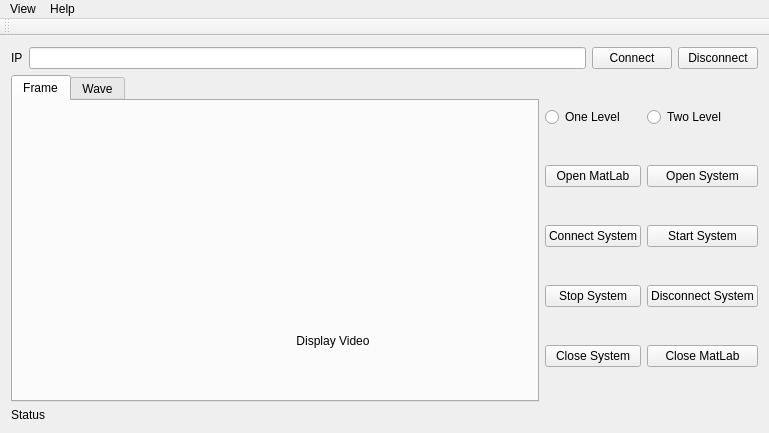
<?xml version="1.0" encoding="UTF-8"?>
<ui version="4.0">
 <class>MainWindow</class>
 <widget class="QMainWindow" name="MainWindow">
  <property name="geometry">
   <rect>
    <x>0</x>
    <y>0</y>
    <width>769</width>
    <height>433</height>
   </rect>
  </property>
  <property name="windowTitle">
   <string>MainWindow</string>
  </property>
  <widget class="QWidget" name="centralWidget">
   <layout class="QHBoxLayout" name="horizontalLayout_2">
    <item>
     <layout class="QGridLayout" name="gridLayout_2">
      <item row="0" column="0" colspan="2">
       <layout class="QHBoxLayout" name="horizontalLayout">
        <item>
         <widget class="QLabel" name="ipLabel">
          <property name="text">
           <string>IP</string>
          </property>
         </widget>
        </item>
        <item>
         <widget class="QLineEdit" name="ipLineEdit"/>
        </item>
        <item>
         <widget class="QPushButton" name="connectBtn">
          <property name="text">
           <string>Connect</string>
          </property>
         </widget>
        </item>
        <item>
         <widget class="QPushButton" name="disconnectBtn">
          <property name="text">
           <string>Disconnect</string>
          </property>
         </widget>
        </item>
       </layout>
      </item>
      <item row="1" column="0">
       <widget class="QTabWidget" name="tabWidget">
        <property name="baseSize">
         <size>
          <width>0</width>
          <height>0</height>
         </size>
        </property>
        <property name="currentIndex">
         <number>0</number>
        </property>
        <widget class="QWidget" name="frameTab">
         <attribute name="title">
          <string>Frame</string>
         </attribute>
         <widget class="QLabel" name="frameLabel">
          <property name="geometry">
           <rect>
            <x>0</x>
            <y>0</y>
            <width>640</width>
            <height>480</height>
           </rect>
          </property>
          <property name="sizePolicy">
           <sizepolicy hsizetype="Expanding" vsizetype="Expanding">
            <horstretch>0</horstretch>
            <verstretch>0</verstretch>
           </sizepolicy>
          </property>
          <property name="baseSize">
           <size>
            <width>0</width>
            <height>0</height>
           </size>
          </property>
          <property name="text">
           <string>Display Video</string>
          </property>
          <property name="alignment">
           <set>Qt::AlignCenter</set>
          </property>
         </widget>
         <zorder>frameLabel</zorder>
         <zorder></zorder>
        </widget>
        <widget class="QWidget" name="waveTab">
         <attribute name="title">
          <string>Wave</string>
         </attribute>
         <widget class="QLabel" name="waveLabel">
          <property name="geometry">
           <rect>
            <x>160</x>
            <y>60</y>
            <width>171</width>
            <height>141</height>
           </rect>
          </property>
          <property name="sizePolicy">
           <sizepolicy hsizetype="Expanding" vsizetype="Expanding">
            <horstretch>0</horstretch>
            <verstretch>0</verstretch>
           </sizepolicy>
          </property>
          <property name="text">
           <string>Display Wave</string>
          </property>
          <property name="alignment">
           <set>Qt::AlignCenter</set>
          </property>
         </widget>
        </widget>
       </widget>
      </item>
      <item row="2" column="0">
       <widget class="QLabel" name="statusLabel">
        <property name="text">
         <string>Status</string>
        </property>
       </widget>
      </item>
      <item row="1" column="1">
       <layout class="QGridLayout" name="gridLayout">
        <item row="3" column="0">
         <widget class="QPushButton" name="stopSystemBtn">
          <property name="text">
           <string>Stop System</string>
          </property>
         </widget>
        </item>
        <item row="3" column="1">
         <widget class="QPushButton" name="disconnectSystemBtn">
          <property name="text">
           <string>Disconnect System</string>
          </property>
         </widget>
        </item>
        <item row="2" column="0">
         <widget class="QPushButton" name="connectSystemBtn">
          <property name="text">
           <string>Connect System</string>
          </property>
         </widget>
        </item>
        <item row="1" column="1">
         <widget class="QPushButton" name="openSystemBtn">
          <property name="text">
           <string>Open System</string>
          </property>
         </widget>
        </item>
        <item row="1" column="0">
         <widget class="QPushButton" name="openMatLabBtn">
          <property name="text">
           <string>Open MatLab</string>
          </property>
         </widget>
        </item>
        <item row="0" column="0">
         <widget class="QRadioButton" name="oneLevelBtn">
          <property name="text">
           <string>One Level</string>
          </property>
         </widget>
        </item>
        <item row="2" column="1">
         <widget class="QPushButton" name="startSystemBtn">
          <property name="text">
           <string>Start System</string>
          </property>
         </widget>
        </item>
        <item row="0" column="1">
         <widget class="QRadioButton" name="twoLevelBtn">
          <property name="text">
           <string>Two Level</string>
          </property>
         </widget>
        </item>
        <item row="4" column="0">
         <widget class="QPushButton" name="closeSystemBtn">
          <property name="text">
           <string>Close System</string>
          </property>
         </widget>
        </item>
        <item row="4" column="1">
         <widget class="QPushButton" name="closeMatLabBtn">
          <property name="text">
           <string>Close MatLab</string>
          </property>
         </widget>
        </item>
       </layout>
      </item>
     </layout>
    </item>
   </layout>
  </widget>
  <widget class="QMenuBar" name="menuBar">
   <property name="geometry">
    <rect>
     <x>0</x>
     <y>0</y>
     <width>769</width>
     <height>19</height>
    </rect>
   </property>
   <widget class="QMenu" name="menuView">
    <property name="title">
     <string>View</string>
    </property>
    <addaction name="actionFull_Screen"/>
   </widget>
   <widget class="QMenu" name="menuHelp">
    <property name="title">
     <string>Help</string>
    </property>
    <addaction name="actionAbout"/>
   </widget>
   <addaction name="menuView"/>
   <addaction name="menuHelp"/>
  </widget>
  <widget class="QToolBar" name="mainToolBar">
   <attribute name="toolBarArea">
    <enum>TopToolBarArea</enum>
   </attribute>
   <attribute name="toolBarBreak">
    <bool>false</bool>
   </attribute>
  </widget>
  <action name="actionFull_Screen">
   <property name="text">
    <string>Full Screen</string>
   </property>
  </action>
  <action name="actionAbout">
   <property name="text">
    <string>About</string>
   </property>
  </action>
 </widget>
 <layoutdefault spacing="6" margin="11"/>
 <resources/>
 <connections/>
</ui>
